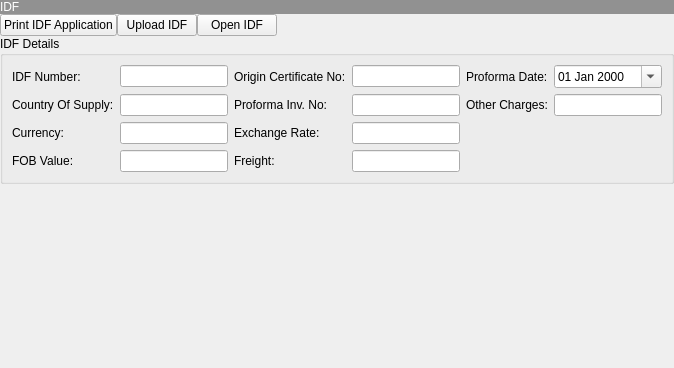
        <widget class="QWidget" name="page_4">
         <layout class="QVBoxLayout" name="verticalLayout_8">
          <property name="spacing">
           <number>0</number>
          </property>
          <property name="leftMargin">
           <number>0</number>
          </property>
          <property name="topMargin">
           <number>0</number>
          </property>
          <property name="rightMargin">
           <number>0</number>
          </property>
          <property name="bottomMargin">
           <number>0</number>
          </property>
          <item>
           <widget class="QLabel" name="lblMainStatus_5">
            <property name="styleSheet">
             <string notr="true">background-color: rgb(145, 145, 145);
color: rgb(255, 255, 255);
font: 12pt &quot;MS Shell Dlg 2&quot;;</string>
            </property>
            <property name="text">
             <string>IDF</string>
            </property>
           </widget>
          </item>
          <item>
           <layout class="QHBoxLayout" name="horizontalLayout_7">
            <item>
             <widget class="QPushButton" name="cmdIDF_PrintApplication">
              <property name="text">
               <string>Print IDF Application</string>
              </property>
              <property name="icon">
               <iconset resource="../../universal/smartpay/src/rc.qrc">
                <normaloff>:/images/print-24.png</normaloff>:/images/print-24.png</iconset>
              </property>
             </widget>
            </item>
            <item>
             <widget class="QPushButton" name="cmdIDF_UploadIDF">
              <property name="text">
               <string>Upload IDF</string>
              </property>
              <property name="icon">
               <iconset resource="../../universal/smartpay/src/rc.qrc">
                <normaloff>:/images/FloppyDisk.png</normaloff>:/images/FloppyDisk.png</iconset>
              </property>
             </widget>
            </item>
            <item>
             <widget class="QPushButton" name="cmdIDF_OpenIDF">
              <property name="text">
               <string>Open IDF</string>
              </property>
              <property name="icon">
               <iconset resource="../../home/src/res.qrc">
                <normaloff>:/images/Stuffed_Folder.png</normaloff>:/images/Stuffed_Folder.png</iconset>
              </property>
             </widget>
            </item>
            <item>
             <widget class="QLabel" name="lblIDfFileName">
              <property name="text">
               <string/>
              </property>
             </widget>
            </item>
            <item>
             <spacer name="horizontalSpacer_4">
              <property name="orientation">
               <enum>Qt::Horizontal</enum>
              </property>
              <property name="sizeHint" stdset="0">
               <size>
                <width>40</width>
                <height>20</height>
               </size>
              </property>
             </spacer>
            </item>
           </layout>
          </item>
          <item>
           <widget class="QGroupBox" name="groupBox">
            <property name="title">
             <string>IDF Details</string>
            </property>
            <layout class="QGridLayout" name="gridLayout_3">
             <item row="0" column="0">
              <widget class="QLabel" name="label_14">
               <property name="text">
                <string>IDF Number:</string>
               </property>
              </widget>
             </item>
             <item row="0" column="1">
              <widget class="QLineEdit" name="txtIDFNumber"/>
             </item>
             <item row="0" column="2">
              <widget class="QLabel" name="label_18">
               <property name="text">
                <string>Origin Certificate No:</string>
               </property>
              </widget>
             </item>
             <item row="0" column="3">
              <widget class="QLineEdit" name="txtIDFOriginCertNo"/>
             </item>
             <item row="0" column="4">
              <widget class="QLabel" name="label_22">
               <property name="text">
                <string>Proforma Date:</string>
               </property>
              </widget>
             </item>
             <item row="0" column="5">
              <widget class="QDateEdit" name="dtpIDFProformaInvoiceDate">
               <property name="displayFormat">
                <string>dd MMM yyyy</string>
               </property>
               <property name="calendarPopup">
                <bool>true</bool>
               </property>
              </widget>
             </item>
             <item row="1" column="0">
              <widget class="QLabel" name="label_15">
               <property name="text">
                <string>Country Of Supply:</string>
               </property>
              </widget>
             </item>
             <item row="1" column="1">
              <widget class="QLineEdit" name="txtIDFCountryOfSupply"/>
             </item>
             <item row="1" column="2">
              <widget class="QLabel" name="label_19">
               <property name="text">
                <string>Proforma Inv. No:</string>
               </property>
              </widget>
             </item>
             <item row="1" column="3">
              <widget class="QLineEdit" name="txtIDFProformaInvNo"/>
             </item>
             <item row="1" column="4">
              <widget class="QLabel" name="label_23">
               <property name="text">
                <string>Other Charges:</string>
               </property>
              </widget>
             </item>
             <item row="1" column="5">
              <widget class="QLineEdit" name="txtIDFOtherCharges"/>
             </item>
             <item row="2" column="0">
              <widget class="QLabel" name="label_16">
               <property name="text">
                <string>Currency:</string>
               </property>
              </widget>
             </item>
             <item row="2" column="1">
              <widget class="QLineEdit" name="txtIDFCurrency"/>
             </item>
             <item row="2" column="2">
              <widget class="QLabel" name="label_20">
               <property name="text">
                <string>Exchange Rate:</string>
               </property>
              </widget>
             </item>
             <item row="2" column="3">
              <widget class="QLineEdit" name="txtIDFExchangeRate"/>
             </item>
             <item row="3" column="0">
              <widget class="QLabel" name="label_17">
               <property name="text">
                <string>FOB Value:</string>
               </property>
              </widget>
             </item>
             <item row="3" column="1">
              <widget class="QLineEdit" name="txtIDFFobValue"/>
             </item>
             <item row="3" column="2">
              <widget class="QLabel" name="label_21">
               <property name="text">
                <string>Freight:</string>
               </property>
              </widget>
             </item>
             <item row="3" column="3">
              <widget class="QLineEdit" name="txtIDFFreight"/>
             </item>
            </layout>
           </widget>
          </item>
          <item>
           <spacer name="verticalSpacer_2">
            <property name="orientation">
             <enum>Qt::Vertical</enum>
            </property>
            <property name="sizeHint" stdset="0">
             <size>
              <width>20</width>
              <height>184</height>
             </size>
            </property>
           </spacer>
          </item>
         </layout>
        </widget>
